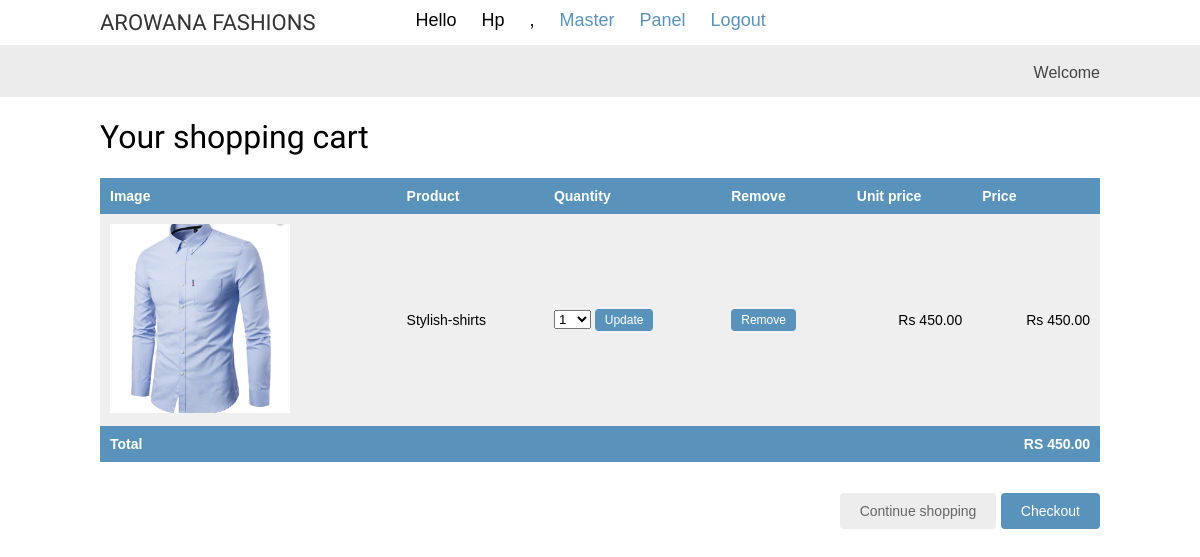
The app's page /cart/ (signed in) with its own data.
### cart/models.py (models this page shows, shortened)
class CartItem(models.Model):
    user=models.ForeignKey(settings.AUTH_USER_MODEL, on_delete=models.CASCADE, related_name='UserCart')
    product=models.ForeignKey(Product, on_delete=models.CASCADE, related_name='Items')
    quantity=models.IntegerField(default=1)
    override_quantity=models.BooleanField(default=False)
    def totPrice(self):
        return self.quantity * self.product.price
    def itemUpdate(self):
        return (CartAddProductForm(initial={'quantity': self.quantity,'override':True}))

### shop/models.py (models this page shows, shortened)
class Product(models.Model):
    category = models.ForeignKey(Category,
                                 related_name='products',
                                 on_delete=models.CASCADE)
    manufacturer = models.ForeignKey(User, on_delete=models.CASCADE)
    name = models.CharField(max_length=200, db_index=True)
    slug = models.SlugField(max_length=200, db_index=True)
    image = models.ImageField(upload_to='products/%Y/%m/%d',
                              blank=True)
    description = models.TextField(blank=True)
    price = models.DecimalField(max_digits=10, decimal_places=2)
    quantity = models.IntegerField(default=0)
    available = models.BooleanField(default=False)
    created = models.DateTimeField(auto_now_add=True)
    updated = models.DateTimeField(auto_now=True)
    class Meta:
        ordering = ('name',)
        index_together = (('id', 'slug'),)
    def get_absolute_url(self):
        return reverse('shop:product_detail',
                       args=[self.id, self.slug])

### cart/views.py (the view)
# urls.py: path('', views.cart_detail, name='cart_detail'),
@login_required
def cart_detail(request):
    cart= CartItem.objects.filter(user=request.user)
    sum= 0
    for item in cart:
            sum= sum + item.totPrice()
    return render(request, 'cart/detail.html', {'cart': cart, 'sum':sum})

### cart/templates/cart/detail.html (shortened to what this page needs)
{% extends "shop/base.html" %}
{% load static %}
{% block content %}
  <h1>Your shopping cart</h1>
  <table class="cart">
    <thead>
      <tr>
        <th>Image</th>
        <th>Product</th>
        <th>Quantity</th>
        <th>Remove</th>
        <th>Unit price</th>
        <th>Price</th>
      </tr>
    </thead>
    <tbody>
      {% for item in cart %}
        {% with product=item.product %}
          <tr>
            <td>
              <a href="{{ product.get_absolute_url }}">
                <img src="{% if product.image %}{{ product.image.url }}
                {% else %}{% static "img/no_image.png" %}{% endif %}">
              </a>
            </td>
            <td>{{ product.name }}</td>
            <td>
              <form action="{% url 'cart:cart_add' product.id %}" method="post">
				{{item.itemUpdate.quantity }}
                <input type="submit" value="Update">
              </form>
            </td>
            <td>
              <form action="{% url 'cart:cart_remove' product.id %}" method="post">
                <input type="submit" value="Remove">
              </form>
            </td>
            <td class="num">Rs {{ product.price }} </td>
            <td class="num">Rs {{ item.totPrice }} </td>
          </tr>
        {% endwith %}
      {% endfor %}
      <tr class="total">
        <td>Total</td>
        <td colspan="4"></td>
        <td class="num">RS {{ sum }} </td>
      </tr>
    </tbody>
  </table>
  <p class="text-right">
    <a href="{% url "shop:product_list" %}" class="button
    light">Continue shopping</a>
    <a href="{% url "orders:order_create" %}" class="button">
      Checkout
    </a>
  </p>
{% endblock %}

### shop/templates/shop/base.html (shortened to what this page needs)
{% load static %}
<!DOCTYPE html>
<html>
  <head>
    <link href="{% static 'css/base.css' %}" rel="stylesheet">
  </head>
  <body>
    <div id="header">
      {% if request.user.is_authenticated %}
            {% if request.user.is_superuser %}
              <a href="" class="logo">AROWANA FASHIONS</a>
              <span class="user" style="word-spacing:20px;">
              Hello {{ request.user.username|capfirst }} ,
              <a href="{%url 'adminauth:masterpanel'%}">Master Panel</a>
              <a href="{% url 'shop:logout' %}">Logout</a>
            {% elif request.user.groups.all.0|lower == "customer" %}
              <a href="/" class="logo">AROWANA FASHIONS</a>
              <span class="user" style="word-spacing:20px;">
              <span>Hello, {{ request.user.first_name|capfirst}} </span>
              <a href="{% url 'cart:cart_detail' %}">Cart</a>
              <a href="{% url 'shop:logout' %}">Logout</a>
            {% elif request.user.groups.all.0|lower == "designer" %}
              <a href="{%url 'designer:manufacturer_list'%}" class="logo">AROWANA FASHIONS</a>
              <span class="user" style="word-spacing:20px;">
              <span>Hello, {{ request.user.first_name|capfirst}} </span>
              <a href="{%url 'designer:manufacturer_list'%}">Manufacturer</a>
              <a href="{% url 'shop:logout' %}">Logout</a>
            {% else %}
              <a href="/" class="logo">AROWANA FASHIONS</a>
              <span class="user" style="word-spacing:20px;">
                <a href="{% url 'shop:logout' %}">Logout</a>
            {% endif %}
      {% else %}
      <a href="/" class="logo">AROWANA FASHIONS</a>
      <span class="user" style="word-spacing:20px;">
            <a href="{% url 'shop:login' %}">Log-in</a>
	          <a href="{% url 'shop:register' %}">Create Account</a>
            <a href="{% url 'cart:cart_detail' %}">Cart</a>
      {% endif %}
  </span>
  </div>
    <div id="subheader">
      <div class="cart">
       Welcome
      </div>
    </div>
    <div id="content">
      {% block content %}
      {% endblock %}
    </div>
  </body>
</html>

### shop/static/css/base.css (style rules this page uses)
body { margin:0; padding:0; font-family:helvetica, sans-serif; }
h1, h2, h3, h4, h5 , h6 { font-family: 'Ubuntu', sans-serif; font-weight:normal; }
a { text-decoration:none; color:#5993bb; }
a.button, input[type="submit"] { color:#fff; background:#5993bb; border-radius:4px; padding:10px 20px; font-size:14px; border:0; }
a.button.light { color:#666; background:#ededed; }
.text-right { text-align:right; }
table { width:100%; border-spacing:0; border-collapse: collapse; }
table th, table td { text-align:left; font-size:14px; padding:10px; margin:0; }
tbody tr:nth-child(odd) { background:#efefef; }
thead th, tbody tr.total { background:#5993bb; color:#fff; font-weight:bold; }
table.cart { margin-bottom:40px; }
table.cart img { width:180px; }
tbody td.num { text-align:right; }
td input[type="submit"] { font-size:12px; padding:4px 10px; }
#header { padding:10px 100px; font-size:18px; overflow:auto; }
#subheader { background:#ececec; color:#444; padding:15px 100px; overflow:auto; }
#header .logo { font-family: 'Ubuntu', sans-serif; float:left; color:#333; font-size:22px; margin-right:10%; }
#subheader .cart { float:right; padding-top:4px; }
#content { padding:0 100px; overflow:hidden; }

### records on screen
CartItem: image (picture), product.name "Stylish-shirts", quantity "1", product.price "450.00", totPrice "450.00"

### other values on screen
{{ request.user.username|capfirst }} "Hp"
{{ sum }} "450.00"
